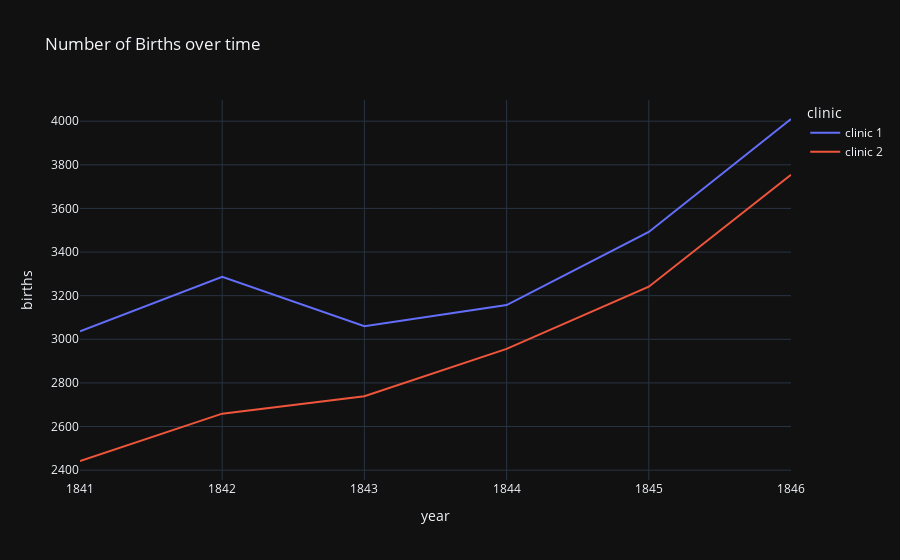

Source (notebook cell):
### Code cell
fig = px.line(data_frame=df_yearly, x="year" ,y="births", color="clinic",
              title="Number of Births over time")
fig.show()

### Figure 1 — Plotly figure (JSON) as saved in the notebook; plotly's stock layout.template omitted (floating-point values rounded to 4 significant figures)
{"data": [{"hovertemplate": "clinic=clinic 1<br>year=%{x}<br>births=%{y}<extra></extra>", "legendgroup": "clinic 1", "line": {"color": "#636efa", "dash": "solid"}, "marker": {"symbol": "circle"}, "mode": "lines", "name": "clinic 1", "orientation": "v", "showlegend": true, "x": [1841, 1842, 1843, 1844, 1845, 1846], "xaxis": "x", "y": [3036, 3287, 3060, 3157, 3492, 4010], "yaxis": "y", "type": "scatter"}, {"hovertemplate": "clinic=clinic 2<br>year=%{x}<br>births=%{y}<extra></extra>", "legendgroup": "clinic 2", "line": {"color": "#EF553B", "dash": "solid"}, "marker": {"symbol": "circle"}, "mode": "lines", "name": "clinic 2", "orientation": "v", "showlegend": true, "x": [1841, 1842, 1843, 1844, 1845, 1846], "xaxis": "x", "y": [2442, 2659, 2739, 2956, 3241, 3754], "yaxis": "y", "type": "scatter"}], "layout": {"xaxis": {"anchor": "y", "domain": [0.0, 1.0], "title": {"text": "year"}}, "yaxis": {"anchor": "x", "domain": [0.0, 1.0], "title": {"text": "births"}}, "legend": {"title": {"text": "clinic"}, "tracegroupgap": 0}, "title": {"text": "Number of Births over time"}}}
